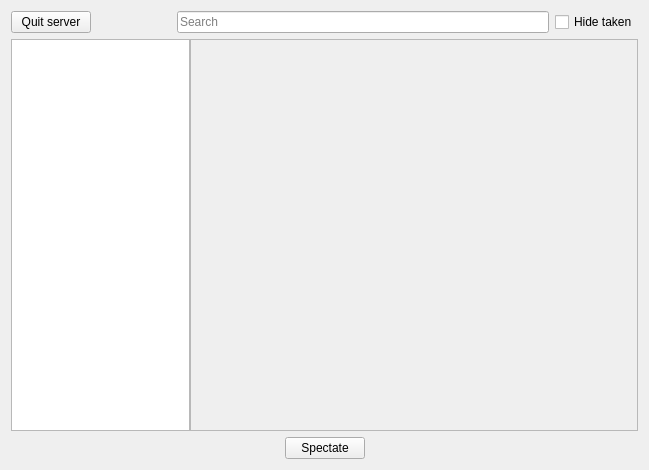
<?xml version="1.0" encoding="UTF-8"?>
<ui version="4.0">
 <class>Form</class>
 <widget class="QWidget" name="Form">
  <property name="geometry">
   <rect>
    <x>0</x>
    <y>0</y>
    <width>649</width>
    <height>470</height>
   </rect>
  </property>
  <property name="windowTitle">
   <string>Form</string>
  </property>
  <layout class="QVBoxLayout" name="verticalLayout">
   <item>
    <layout class="QHBoxLayout" name="horizontalLayout_2">
     <item>
      <widget class="QPushButton" name="exit_server">
       <property name="text">
        <string>Quit server</string>
       </property>
      </widget>
     </item>
     <item>
      <spacer name="horizontalSpacer">
       <property name="orientation">
        <enum>Qt::Horizontal</enum>
       </property>
       <property name="sizeType">
        <enum>QSizePolicy::Preferred</enum>
       </property>
       <property name="sizeHint" stdset="0">
        <size>
         <width>80</width>
         <height>20</height>
        </size>
       </property>
      </spacer>
     </item>
     <item>
      <widget class="QLineEdit" name="filter">
       <property name="placeholderText">
        <string>Search</string>
       </property>
      </widget>
     </item>
     <item>
      <widget class="QCheckBox" name="hide_taken">
       <property name="text">
        <string>Hide taken</string>
       </property>
      </widget>
     </item>
    </layout>
   </item>
   <item>
    <layout class="QHBoxLayout" name="horizontalLayout">
     <property name="spacing">
      <number>0</number>
     </property>
     <item>
      <widget class="QTreeWidget" name="tree">
       <property name="sizePolicy">
        <sizepolicy hsizetype="Preferred" vsizetype="Expanding">
         <horstretch>2</horstretch>
         <verstretch>0</verstretch>
        </sizepolicy>
       </property>
       <property name="contextMenuPolicy">
        <enum>Qt::CustomContextMenu</enum>
       </property>
       <property name="headerHidden">
        <bool>true</bool>
       </property>
       <column>
        <property name="text">
         <string notr="true">Characters</string>
        </property>
       </column>
      </widget>
     </item>
     <item>
      <widget class="QScrollArea" name="slot_area">
       <property name="sizePolicy">
        <sizepolicy hsizetype="Expanding" vsizetype="Expanding">
         <horstretch>5</horstretch>
         <verstretch>0</verstretch>
        </sizepolicy>
       </property>
       <property name="widgetResizable">
        <bool>true</bool>
       </property>
       <property name="alignment">
        <set>Qt::AlignCenter</set>
       </property>
       <widget class="QWidget" name="slot_viewport">
        <property name="geometry">
         <rect>
          <x>0</x>
          <y>0</y>
          <width>447</width>
          <height>384</height>
         </rect>
        </property>
        <property name="sizePolicy">
         <sizepolicy hsizetype="Expanding" vsizetype="Expanding">
          <horstretch>0</horstretch>
          <verstretch>0</verstretch>
         </sizepolicy>
        </property>
       </widget>
      </widget>
     </item>
    </layout>
   </item>
   <item>
    <layout class="QHBoxLayout" name="horizontalLayout_3">
     <item>
      <spacer name="horizontalSpacer_2">
       <property name="orientation">
        <enum>Qt::Horizontal</enum>
       </property>
       <property name="sizeHint" stdset="0">
        <size>
         <width>40</width>
         <height>20</height>
        </size>
       </property>
      </spacer>
     </item>
     <item>
      <widget class="QPushButton" name="spectate">
       <property name="sizePolicy">
        <sizepolicy hsizetype="Preferred" vsizetype="Preferred">
         <horstretch>0</horstretch>
         <verstretch>0</verstretch>
        </sizepolicy>
       </property>
       <property name="text">
        <string>Spectate</string>
       </property>
      </widget>
     </item>
     <item>
      <spacer name="horizontalSpacer_3">
       <property name="orientation">
        <enum>Qt::Horizontal</enum>
       </property>
       <property name="sizeHint" stdset="0">
        <size>
         <width>40</width>
         <height>20</height>
        </size>
       </property>
      </spacer>
     </item>
    </layout>
   </item>
  </layout>
 </widget>
 <resources/>
 <connections/>
</ui>
